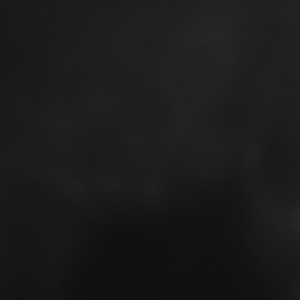
#> input picture SpotImage/MAX_ISP_300_1.tif, 300 x 300 px
$ python test.py   (older library calls are emulated)
#> lines starting #> are read from the running program, lines starting #| are printed output that depends on the picture
### SpotImage/SpotImage.py
""" This module contains the SpotImage class.
"""

import cv2, math, random
import matplotlib.pyplot as plt
import numpy as np
from matplotlib.lines import Line2D
from skimage import filters
from skimage.restoration import estimate_sigma
from sklearn.neighbors import KDTree

# ------- #

class SpotImage():
	"""
	The SpotImage tool generates synthetic spot images.
	The user can parameterize the following features of the image:

	-	path to background image (bg_img_path)
	-	color mapping (cmap)
	-	image size (img_sz)
	-	number of spots (num_spots)
	-	spot size and shape (patch_sz, spot_shape_params)
	-	SNR distribution from which to sample SNR of each spot (snr_distr_params)
	-	minimum SNR of a spot (snr_threshold)
	-	how much to constrain spots to brighter areas (bg_intensity_threshold)

	Implementation:
	->	The background image is scaled and color-mapped in a 2D pixel array.
	->	The tool generates a list of spots.
			Each spot has a random location.
			Each spot has an SNR (sampled from the SNR distribution)
	->	The list of spots is converted to a 2D pixel array of spots.
			Each spot is represented as a patch: a 2D pixel array with one spot.
			The patches consolidated into one 2D pixel array of spots
	->	The 2D pixel array of spots is added to the background array to produce the final image.

	"""

	spot_shapes = ['2D_Gauss']				# list of spot shapes handled
	snr_distrs = ['Gauss']					# list of SNR distributions handled
	increment = 500							# quantity by which to increment the total coordinate list when it needs more coordinates
	ballpark = 75							# tolerance for a good ballpark number of spots when constrict the valid region
	global_intensity_dial_increment = 0.05	# used to constrict the valid region to get a good ballpark number of spots

	"""
	Constructor
	"""
	def __init__(self, bg_img_path=None, cmap='gray', img_sz=300, patch_sz=11, spot_shape_params=['2D_Gauss', 1.75], global_intensity_dial=0):
		if bg_img_path is None:
			raise ValueError('Path to background image required.')
		if patch_sz > img_sz:
			raise ValueError('Patch size is greater than image size.')
		if spot_shape_params[0] not in self.spot_shapes:
			raise ValueError('Invalid spot shape name entered.')
		if (len(spot_shape_params) < 2):
			raise ValueError('Spot sigma required for 2D Gaussian spot shape.')

		self.bg_img_path = bg_img_path
		self.cmap = cmap
		self.img_sz = img_sz
		self.patch_sz = patch_sz
		self.spot_shape_params = spot_shape_params
		self.margin = math.floor(self.patch_sz/2)				# setting the margin such that no patches hang off the edges
		self.bg_array = self.img_to_array(bg_img_path)
		self.threshold = filters.threshold_otsu(self.bg_array)
		self.global_intensity_dial = global_intensity_dial		# adds to self.threshold
		self.valid_coords = self.get_valid_coords()				# list of coordinates where spots may be placed
		self.total_coord_list = [self.get_spot_coord() for i in range(self.increment)]

	"""
	Returns an image as an array of gray values, squished down to img_sz x img_sz.
	"""
	def img_to_array(self, img_filename):
#> called with img_filename = 'MAX_ISP_300_1.tif'
		img = cv2.imread(img_filename)					# img is a numpy 2D array
#> img is the input picture: shape (300, 300, 3); min 15, max 40, mean 26.7
		img_gray = cv2.cvtColor(img, cv2.COLOR_RGB2GRAY)
#> in __init__, `self.threshold = filters.threshold_otsu(self.bg_array)`: self.threshold = 24
		return cv2.resize(img_gray, (self.img_sz, self.img_sz))

	"""
	Returns the set of coordinates where spots may be added.
	Coordinates below self.threshold are excluded from this set.
	"""
	def get_valid_coords(self):
		valid_coords = []
		for row_ind in range(self.margin, self.img_sz - self.margin):
			for col_ind in range(self.margin, self.img_sz - self.margin):
				if (self.bg_array[row_ind][col_ind] >= self.threshold + self.global_intensity_dial):
					valid_coords.append([col_ind,row_ind])
		return valid_coords

	"""
	Select a random spot coordinate from the list of valid spots.
	"""
	def get_spot_coord(self):
		return random.choice(self.valid_coords)

	"""
	Generate a spot image.
	"""
	def generate_spot_image(self, num_spots=None, density=None, snr_distr_params=['Gauss', 10, 2], snr_threshold=3, plot_spots=False, plot_img=False, save_spots=False, save_img=False, spots_filename='Spots', spot_img_filename='Spot Image'):

		# Step 1: Check that snr distribution params are valid

#> called with num_spots = 50, snr_threshold = 3, plot_spots = True, plot_img = True, save_spots = True, save_img = True
		if snr_distr_params[0] not in self.snr_distrs:
			raise ValueError('Invalid SNR distribution name entered.')
		self.snr_distr_params = snr_distr_params
		self.snr_threshold = snr_threshold

		# Step 2: Set self.coord_list

		if num_spots is None and density is None:
			raise ValueError('Specify num_spots and/or density.')

		elif num_spots is not None and density is not None:
			self.num_spots = math.floor(density * len(self.valid_coords))

			# constrict valid region to get a good ballpark number of spots
			while(self.num_spots > num_spots + ballpark):
				self.global_intensity_dial += global_intensity_dial_increment
				self.valid_coords = self.get_valid_coords()
				self.num_spots = math.floor(density * len(self.valid_coords))
			self.density = density

			# get list of all coordinates being held right now
			coords = [self.total_coord_list[i] for i in range(self.num_spots)]

			# get NNDs of all coordinates being held right now
			coords_kdt = KDTree(coords, leaf_size=2, metric='euclidean')
			NND_list = []
			for coord in coords:
				coord = [coord]
				dist, ind = coords_kdt.query(coord, k=2)
				NND_list.append(dist[0][1])

			# remove the spots with the largest NNDs
			num_to_remove = self.num_spots - num_spots

				# Source: https://stackoverflow.com/questions/16878715/how-to-find-the-index-of-n-largest-elements-in-a-list-or-np-array-python?lq=1
			ordered_indices = sorted(range(len(NND_list)), key=lambda x: NND_list[x])
			indices_to_remove = sorted(range(len(NND_list)), key=lambda x: NND_list[x])[-num_to_remove:]

			coords_keeping = []
			for i in range(len(coords)):
				if i not in indices_to_remove:
					coords_keeping.append(coords[i])

			self.coord_list = coords_keeping
			self.num_spots = num_spots

		else: # if (num_spots is not None and density is None) or (num_spots is None and density is not None)

			# if num_spots is not None and density is None
			if num_spots is not None:
				self.num_spots = num_spots
				self.density = round(float(self.num_spots)/(len(self.valid_coords)), 3)

			# if num_spots is None and density is not None
			else:
				self.num_spots = math.floor(density * len(self.valid_coords))
				self.density = density

			self.coord_list = self.total_coord_list
			while (self.num_spots > len(self.total_coord_list)):
				self.total_coord_list += [self.get_spot_coord() for i in range(self.increment)]

		# Step 3: Set self.spot_list, self.spot_array, and self.spot_img

		self.spot_list = self.generate_spot_list()
#> in get_patch, `sigma = self.get_noise(coord)`: sigma = 0.521
#> in get_patch, `max_intensity = snr*sigma`: max_intensity = 7.5
#> in generate_spot_list, `spot_list = [[self.coord_list[i], self.get_patch(self.coord_list[i], s..`: spot_list = 50 items
#> self.spot_list = 50 items
		self.spot_array = self.generate_spot_array()
#> the loop in generate_spot_array, `for i in range(self.num_spots):` made 50 passes
#> (spot_x in add_spot, spot_y in add_spot, array_origin_x in add_spot, array_origin_y in add_spot) on passes 1 to 12: (174, 197, 169, 192), (23, 92, 18, 87), (89, 176, 84, 171), (50, 214, 45, 209), (18, 100, 13, 95), (48, 14, 43, 9), (154, 63, 149, 58), (162, 120, 157, 115), (241, 114, 236, 109), (153, 96, 148, 91), (258, 233, 253, 228), (44, 182, 39, 177)
		self.spot_img = np.add(self.bg_array, self.spot_array)
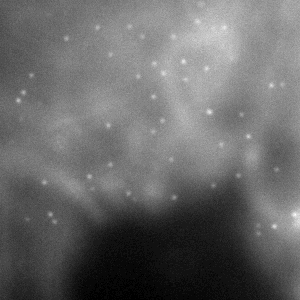
#> self.spot_img: shape (300, 300) float64; min 15, max 43.35, mean 26.7; drawn with min black and max white

		# Step 4: Plot and save spot image and spot array as desired

		if plot_spots:
			plt.imshow(self.spot_array, cmap=self.cmap)
			plt.title(spots_filename)
			plt.show()
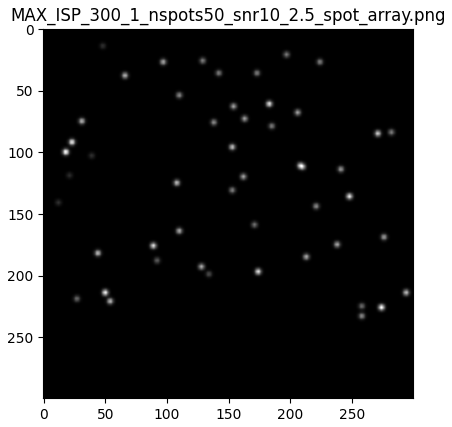
#> figure drawn by matplotlib, 1 panel
			if save_spots:
				plt.imsave(spots_filename, self.spot_array, cmap=self.cmap)
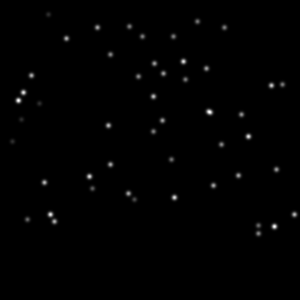
#> saved as MAX_ISP_300_1_nspots50_snr10_2.5_spot_array.png: shape (300, 300, 3); min 0, max 255, mean 1.6
		if plot_img:
			plt.imshow(self.spot_img, cmap=self.cmap)
			plt.title(spot_img_filename)
			plt.show()
			if save_img:
				plt.imsave(spot_img_filename, self.spot_img, cmap=self.cmap)


	"""
	Generate a list of random spots.
	Each spot has a random location and a patch of intensity values.
	"""
	def generate_spot_list(self):
		self.snr_list = [self.get_snr() for i in range(len(self.total_coord_list))]
		spot_list = [[self.coord_list[i], self.get_patch(self.coord_list[i], self.snr_list[i])] for i in range(self.num_spots)]
		return spot_list

	"""
	Returns spot_array generated from spot_list.
	"""
	def generate_spot_array(self):
		spot_array = np.zeros([self.img_sz, self.img_sz])
		for i in range(self.num_spots):
			self.add_spot(self.spot_list[i], spot_array)
		return spot_array

	"""
	Sample an SNR from the specified SNR distribution.
	Enforces that the SNR must be at least self.snr_threshold (since there
	is no reason to expect people to detect a signal with SNR < 3).
	"""
	def get_snr(self):
		if (self.snr_distr_params[0] == 'Gauss'):
			if (len(self.snr_distr_params) < 3):
				raise ValueError('Mu and sigma required for Gaussian SNR distribution.')
			mu = self.snr_distr_params[1]
			sigma = self.snr_distr_params[2]
			snr = np.random.normal(mu, sigma)
			if (snr < self.snr_threshold):
				snr = self.snr_threshold
		return snr

	"""
	Generate one 2D square array with one spot.
		The spot obeys spot_shape_params.
		The spot has an SNR sampled from the SNR distribution.
	"""
	def get_patch(self, coord, snr):
		patch = np.zeros([self.patch_sz, self.patch_sz])
		sigma = self.get_noise(coord)				# get sigma corresp. to noise at equiv. patch on background
		max_intensity = snr*sigma
		x_0 = y_0 = math.floor(self.patch_sz/2)
		if (self.spot_shape_params[0] == '2D_Gauss'):
			spot_sigma = self.spot_shape_params[1]
			for j in range(self.patch_sz):
				for i in range(self.patch_sz):
					x_dist = i - x_0
					y_dist = j - y_0
					exp_num = x_dist**2 + y_dist**2
					exp_den = 2*(spot_sigma**2)
					exp_quantity = exp_num/exp_den
					value = max_intensity*np.exp(-exp_quantity)
					if (value < 0):
						value = 0
					patch[i][j] = value
		return patch

	"""
	Adds one spot to spot_array.
	Inputs:
		spot = array with 3 elems [spot_x, spot_y, patch]
				where patch is a 2D square array
		spot_array = array to which to add the spot
	Return:
		spot_array with patch added with center at spot_x, spot_y
	"""
	def add_spot(self, spot, spot_array):
		spot_x = spot[0][0]
		spot_y = spot[0][1]
		patch = spot[1]
		array_origin_x = spot_x - math.floor(self.patch_sz/2)
		array_origin_y = spot_y - math.floor(self.patch_sz/2)
		for row_ind in range(self.patch_sz):
			for col_ind in range(self.patch_sz):
				spot_array_val = spot_array[array_origin_y + row_ind][array_origin_x + col_ind]		# the pre-existing value at that location in spot_array
				spot_array[array_origin_y + row_ind][array_origin_x + col_ind] = spot_array_val + patch[row_ind][col_ind]
		return spot_array

	"""
	Get a noise (sigma) value from a square patch on the background
	of size patch_sz and centered on (x,y).
	"""
	def get_noise(self, coord):
		origin_x = coord[0] - self.margin - 1
		origin_y = coord[1] - self.margin - 1
		patch = np.zeros([self.patch_sz, self.patch_sz])
		for row in range(self.patch_sz):
			for col in range(self.patch_sz):
				patch[int(row)][int(col)] = self.bg_array[int(origin_y + row)][int(origin_x + col)]
		return estimate_sigma(patch, multichannel=True, average_sigmas=True)			# get noise from equiv. patch on background

	"""
	Save csv file of spot image data for later reference
	as ground truth values.
	"""
	def get_coord_snr_list_csv(self, csv_filename='coords_snr.csv'):
		np.savetxt(csv_filename, self.get_coord_snr_list(), delimiter=',', comments='', header='col,row,snr')

	"""
	Consolidate coordinates and SNR into one list.
	"""
	def get_coord_snr_list(self):
		coord_snr_list = [None]*self.num_spots
		for i in range(self.num_spots):
			coord_snr_list[i] = [self.coord_list[i][0], self.coord_list[i][1], self.snr_list[i]]
		return coord_snr_list

	"""
	Plots a histogram of nearest neighbor distance for each spot.
	"""
	def plot_spot_nnd(self):
		coord_list = []
		for i in range(self.num_spots):
			coord_list.append(self.coord_list[i])

		spots_kdt = KDTree(self.coord_list, leaf_size=2, metric='euclidean')
		NND_list = []
		for coord in coord_list:
			coord = [coord]
			dist, ind = spots_kdt.query(coord, k=2)
			NND_list.append(dist[0][1])

		if max(NND_list) > 50:
			step_size = 10
		elif max(NND_list) > 30:
			step_size = 5
		else:
			step_size = 2

		mean = np.mean(NND_list)
		plt.axvline(x=mean, color='orange')
		label = 'mean NND = ' + str(math.floor(mean))
		plt.legend(handles=[Line2D([0],[0], color='orange', label=label)])
		plt.hist(NND_list, bins=np.arange(0, max(NND_list) + step_size, step_size) - step_size/2)
		plt.title('NND between spots with density = ' + str(self.density) + ', ' + str(self.num_spots) + ' spots')
		plt.xlabel('Nearest Neighbor Distance (NND)')
		plt.ylabel('Number of Points')
		plt.xticks(np.arange(0,max(NND_list)+step_size,step=step_size))
		plt.show()
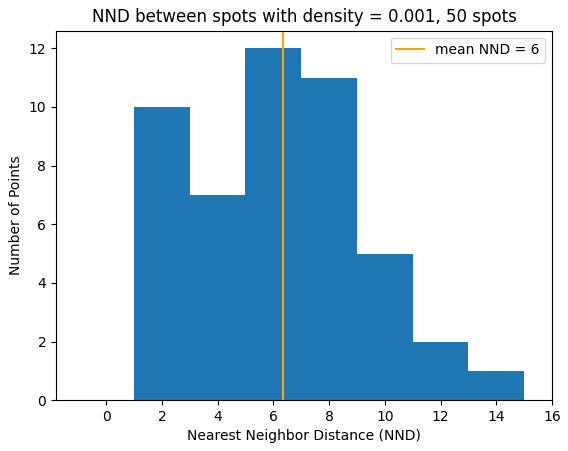
#> figure drawn by matplotlib, 1 panel; tallest bar 12 high, from x = 5 to 7

	"""
	Calculate mean nearest neighbor distance from spot to spot for the image.
	"""
	# [10 lines left out: function get_mean_spot_nnd, not called in this run]

	"""
	Plot the coordinates of the most recently generated spot image.
	"""
	# [9 lines left out: function plot_coords, not called in this run]

### SpotImage/test.py
from SpotImage import SpotImage
import os

global_intensity_dial = 0

# plot and save all spot arrays and spot images in this batch.
plot_spots = True
plot_img = True
save_spots = True
save_img = True

bg_img_path = 'MAX_ISP_300_1.tif'	# one cell image, one tissue image
num_spots = 50

snr_mu = 10
snr_sigma = 2.5
snr_threshold = 3

density = None

si = SpotImage(bg_img_path=bg_img_path)

snr_distr_params = ['Gauss', snr_mu, snr_sigma]
spots_filename = "".join(bg_img_path.rsplit(bg_img_path[-4:])) + "_nspots" + str(num_spots) + "_snr" + str(snr_mu) + "_" + str(snr_sigma) + "_spot_array.png"
spot_img_filename = "".join(bg_img_path.rsplit(bg_img_path[-4:])) + "_nspots" + str(num_spots) + "_snr" + str(snr_mu) + "_" + str(snr_sigma) + "_spot_img.png"
csv_filename = "".join(bg_img_path.rsplit(bg_img_path[-4:])) + "_nspots" + str(num_spots) + "_snr" + str(snr_mu) + "_" + str(snr_sigma) + "_coord_snr_list.csv"

si.generate_spot_image(num_spots=num_spots, snr_distr_params = snr_distr_params, snr_threshold = snr_threshold, plot_spots=plot_spots, plot_img=True, save_spots=True, save_img=True, spots_filename = spots_filename, spot_img_filename=spot_img_filename, density=density)
si.get_coord_snr_list_csv(csv_filename)

si.plot_spot_nnd()

$ run again, with SpotImage/MAX_ISP_300_2.tif copied over SpotImage/MAX_ISP_300_1.tif
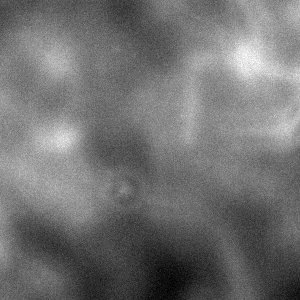
#> input picture SpotImage/MAX_ISP_300_2.tif, 300 x 300 px
#> in img_to_array, img is the input picture: shape (300, 300, 3); min 17, max 34, mean 24.5
#> self.threshold = 24
#> sigma = 0.459
#> max_intensity = 6.62
#> spot_list = 50 items
#> the loop in generate_spot_array, `for i in range(self.num_spots):` made 50 passes
#> (spot_x in add_spot, spot_y in add_spot, array_origin_x in add_spot, array_origin_y in add_spot) on passes 1 to 8: (10, 270, 5, 265), (8, 106, 3, 101), (36, 199, 31, 194), (8, 114, 3, 109), (272, 19, 267, 14), (93, 77, 88, 72), (270, 134, 265, 129), (274, 128, 269, 123)
#> in generate_spot_image, `plt.imsave(spots_filename, self.spot_array, cmap=self.cmap)`:
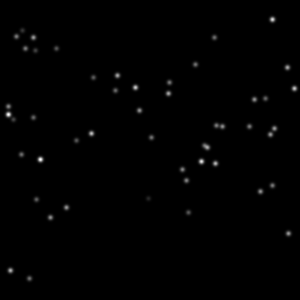
#> saved as MAX_ISP_300_1_nspots50_snr10_2.5_spot_array.png: shape (300, 300, 3); min 0, max 255, mean 1.4
#> in plot_spot_nnd, `plt.show()`:
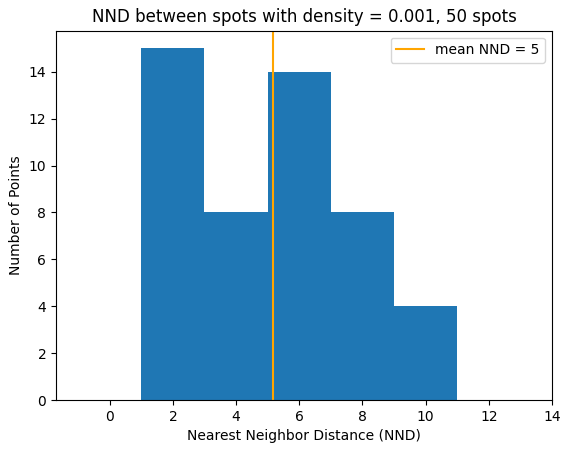
#> figure drawn by matplotlib, 1 panel; tallest bar 15 high, from x = 1 to 3

$ run again, with SpotImage/MAX_ISP_300_3.tif copied over SpotImage/MAX_ISP_300_1.tif
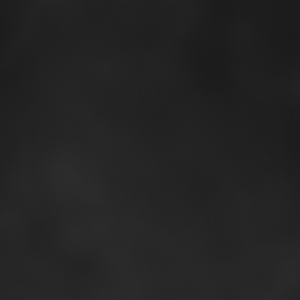
#> input picture SpotImage/MAX_ISP_300_3.tif, 300 x 300 px
#> in img_to_array, img is the input picture: shape (300, 300, 3); min 26, max 45, mean 35.6
#> self.threshold = 35
#> sigma = 0.572
#> max_intensity = 8.24
#> spot_list = 50 items
#> the loop in generate_spot_array, `for i in range(self.num_spots):` made 50 passes
#> (spot_x in add_spot, spot_y in add_spot, array_origin_x in add_spot, array_origin_y in add_spot) on passes 1 to 8: (10, 201, 5, 196), (104, 285, 99, 280), (25, 209, 20, 204), (58, 68, 53, 63), (210, 167, 205, 162), (177, 229, 172, 224), (252, 223, 247, 218), (155, 205, 150, 200)
#> in generate_spot_image, `plt.imsave(spots_filename, self.spot_array, cmap=self.cmap)`:
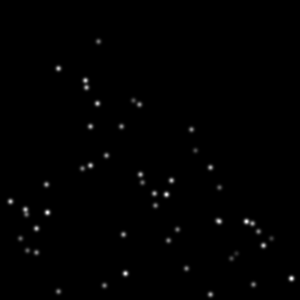
#> saved as MAX_ISP_300_1_nspots50_snr10_2.5_spot_array.png: shape (300, 300, 3); min 0, max 255, mean 1.6
#> in plot_spot_nnd, `plt.show()`:
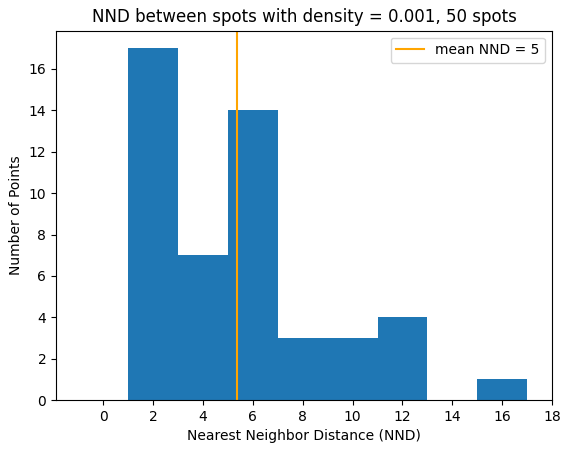
#> figure drawn by matplotlib, 1 panel; tallest bar 17 high, from x = 1 to 3
